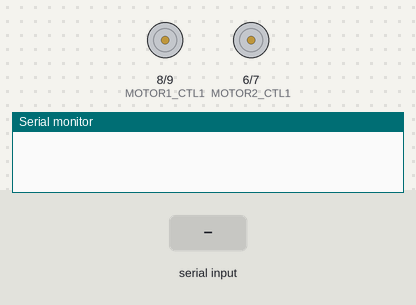
Simulated run of this sketch. Board: Arduino Uno, built with avr-gcc and run on an emulated ATmega328P. Parts: motor-driver pin pairs drawn as motors (green arrow = first pin HIGH = forward, orange = second pin HIGH = backward, longer = more drive, scaled by the enable pin), the last lines printed to the serial monitor. Inputs (shaded band) come from the test bench.

Above: at 1.2 s.
1.3 s: "S" received over the second serial link
2.8 s: "F" received over the second serial link
At 3.4 s:
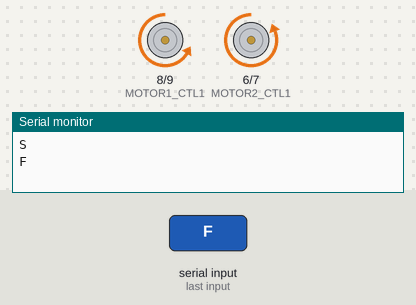
4.3 s: "B" received over the second serial link
At 5.5 s:
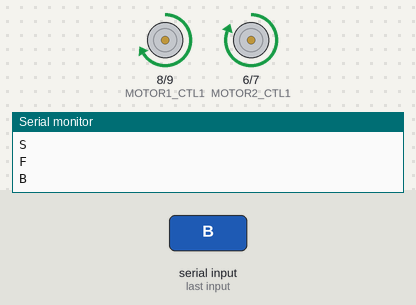
5.8 s: "R" received over the second serial link
At 6.9 s:
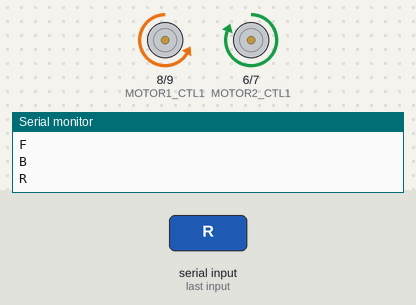
7.3 s: "L" received over the second serial link
At 8.0 s:
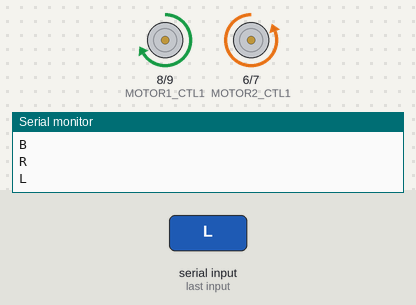
8.8 s: "G" received over the second serial link
At 9.2 s:
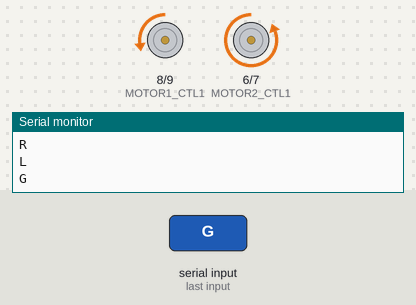
Timing chart, 0 to 11.3 s (numbered marks = the images above; inputs shaded):
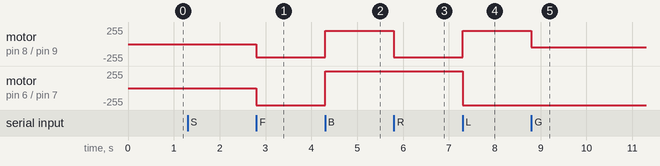

Measured:
- after the input at 2.8 s, motor on pin 8 (MOTOR1_CTL1) / pin 9 (MOTOR1_CTL2): stopped → backward 200/255 at once; motor on pin 6 (MOTOR2_CTL1) / pin 7 (MOTOR2_CTL2): stopped → backward 255/255 at once
- after the input at 4.3 s, motor on pin 8 (MOTOR1_CTL1) / pin 9 (MOTOR1_CTL2): backward 200/255 → forward 200/255 at once; motor on pin 6 (MOTOR2_CTL1) / pin 7 (MOTOR2_CTL2): backward 255/255 → forward 255/255 at once
- after the input at 5.8 s, motor on pin 8 (MOTOR1_CTL1) / pin 9 (MOTOR1_CTL2): forward 200/255 → backward 200/255 at once
- after the input at 7.3 s, motor on pin 8 (MOTOR1_CTL1) / pin 9 (MOTOR1_CTL2): backward 200/255 → forward 200/255 at once; motor on pin 6 (MOTOR2_CTL1) / pin 7 (MOTOR2_CTL2): forward 255/255 → backward 255/255 at once
- after the input at 8.8 s, motor on pin 8 (MOTOR1_CTL1) / pin 9 (MOTOR1_CTL2): forward 200/255 → backward 50/255 at once

The sketch:

Bluetooth_car_v2.ino
```cpp
#include <SoftwareSerial.h> //Librería que permite establecer comunicación serie en otros pins

#define MOTOR1_CTL1  8  // I1
#define MOTOR1_CTL2  9  // I2
#define MOTOR1_PWM   11 // EA

#define MOTOR2_CTL1  6  // I3
#define MOTOR2_CTL2  7  // I4
#define MOTOR2_PWM   10 // EB

#define MOTOR_DIR_FORWARD  0
#define MOTOR_DIR_BACKWARD   1


//Aquí conectamos los pins RXD,TDX del módulo Bluetooth.
SoftwareSerial BT(12,13); //12 RX, 13 TX.

//char cadena[255]; //Creamos un array de caracteres de 256 cposiciones
int i=0; //Tamaño actual del array
char command ='S';
void setup()
{
  BT.begin(9600);
  Serial.begin(9600);

  // Setup pins for motor 1
   pinMode(MOTOR1_CTL1,OUTPUT);
   pinMode(MOTOR1_CTL2,OUTPUT);
   pinMode(MOTOR1_PWM,OUTPUT);

  // Setup pins for motor 2
   pinMode(MOTOR2_CTL1,OUTPUT);
   pinMode(MOTOR2_CTL2,OUTPUT);
   pinMode(MOTOR2_PWM,OUTPUT);
}

void setSpeed(char motor_num, char motor_speed)
{
   if (motor_num == 1)
   {
      analogWrite(MOTOR1_PWM, motor_speed);
   }
   else
   {
      analogWrite(MOTOR2_PWM, motor_speed);
   }
}

void motorStart(char motor_num, byte direction)
{

   char pin_ctl1;
   char pin_ctl2;

   if (motor_num == 1)
   {
      pin_ctl1 = MOTOR1_CTL1;
      pin_ctl2 = MOTOR1_CTL2;
   }
   else
   {
      pin_ctl1 = MOTOR2_CTL1;
      pin_ctl2 = MOTOR2_CTL2;
   }

   switch (direction)
   {
     case MOTOR_DIR_FORWARD:
     {
       digitalWrite(pin_ctl1,LOW);
       digitalWrite(pin_ctl2,HIGH);
     }
     break;

     case MOTOR_DIR_BACKWARD:
     {
        digitalWrite(pin_ctl1,HIGH);
        digitalWrite(pin_ctl2,LOW);
     }
     break;
   }
}

void motorStop(char motor_num)
{
   setSpeed(motor_num, 0);
   if (motor_num == 1)
   {
     digitalWrite(MOTOR1_CTL1,HIGH);
     digitalWrite(MOTOR1_CTL2,HIGH);
   }
   else
   {
     digitalWrite(MOTOR2_CTL1,HIGH);
     digitalWrite(MOTOR2_CTL2,HIGH);
   }
}

void loop()
{
 if(BT.available() > 0){
    command = BT.read();
    Serial.println(command);
    //Change pin mode only if new command is different from previous.
    //Serial.println(command);
    switch(command){
    case 'S':
        motorStop(1);
        motorStop(2);
        break;
    case 'F':
          motorStart(1, MOTOR_DIR_FORWARD);
          setSpeed(1, 200);
          motorStart(2, MOTOR_DIR_FORWARD);
          setSpeed(2, 200);
          break;
     case 'B':
          motorStart(1, MOTOR_DIR_BACKWARD);
          setSpeed(1, 200);
          motorStart(2, MOTOR_DIR_BACKWARD);
          setSpeed(2, 200);
          break;
      case 'R':
          motorStart(1, MOTOR_DIR_FORWARD);
          setSpeed(1, 200);
          motorStart(2, MOTOR_DIR_BACKWARD);
          setSpeed(2, 200);
          break;
   case 'L':
         motorStart(2, MOTOR_DIR_FORWARD);
          setSpeed(2, 200);
          motorStart(1, MOTOR_DIR_BACKWARD);
          setSpeed(1, 200);
          break;
   case 'G':
         motorStart(2, MOTOR_DIR_FORWARD);
          setSpeed(2, 255);
          motorStart(1, MOTOR_DIR_FORWARD);
          setSpeed(1, 50);
          break;
   case 'I':
         motorStart(1, MOTOR_DIR_FORWARD);
          setSpeed(1, 255);
          motorStart(2, MOTOR_DIR_FORWARD);
          setSpeed(2, 50);
          break;
     default:  //Get velocity
      if(command=='q'){
        int velocity = 255;//Full velocity

      }
    }
  }
}
```
